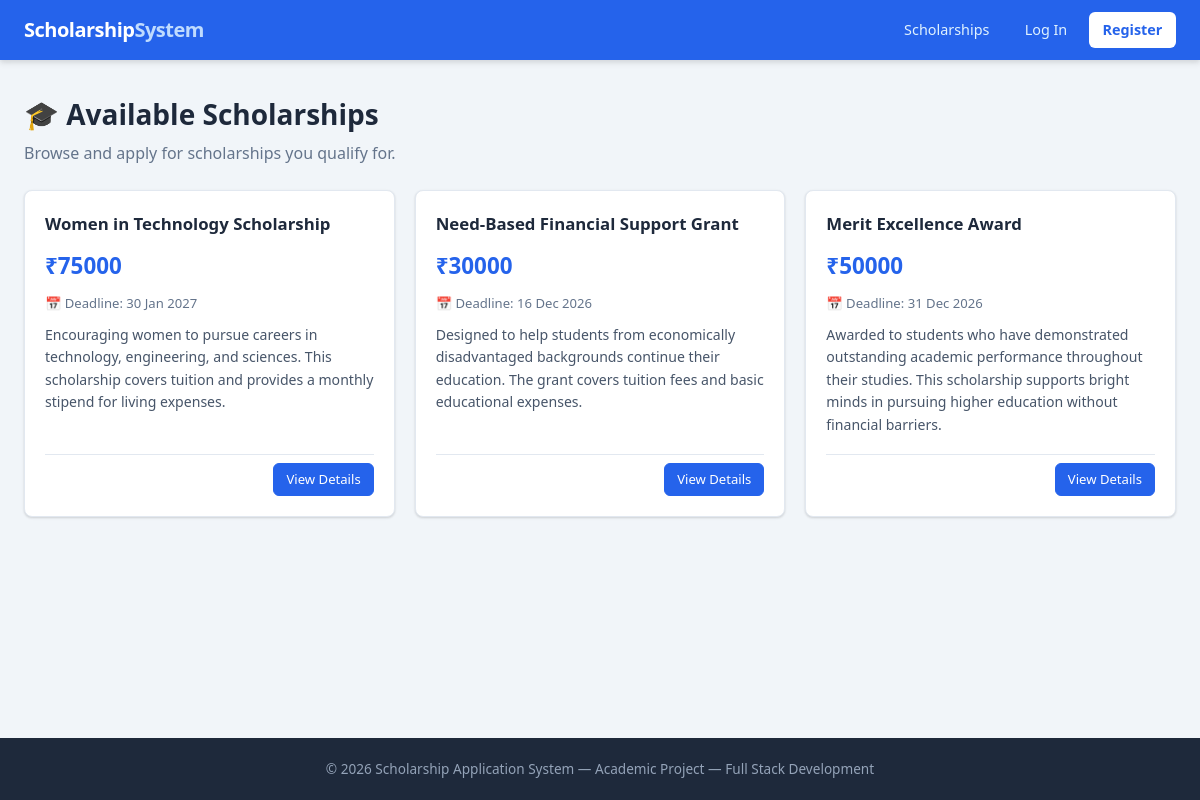
/scholarships/, run on the app's committed database.
### scholarships/models.py (models this page shows, shortened)
class Scholarship(models.Model):
    title       = models.CharField(max_length=200)
    description = models.TextField()
    eligibility = models.TextField(help_text='Describe who is eligible for this scholarship.')
    amount      = models.DecimalField(max_digits=10, decimal_places=2)
    deadline    = models.DateField()
    is_active   = models.BooleanField(default=True)
    created_by  = models.ForeignKey(User, on_delete=models.SET_NULL, null=True, related_name='scholarships_created')
    created_at  = models.DateTimeField(auto_now_add=True)
    updated_at  = models.DateTimeField(auto_now=True)
    class Meta:
        ordering = ['-created_at']
    def is_open(self):
        from django.utils import timezone
        return self.is_active and self.deadline >= timezone.now().date()

### scholarships/views.py (the view)
# urls.py: path('',          views.scholarship_list,   name='list'),
def scholarship_list(request):
    scholarships = Scholarship.objects.filter(is_active=True).order_by('-created_at')
    return render(request, 'scholarships/list.html', {'scholarships': scholarships})

### templates/scholarships/list.html (shortened to what this page needs)
{% extends "base.html" %}
{% block content %}
<div class="page-header">
  <h1>🎓 Available Scholarships</h1>
  <p>Browse and apply for scholarships you qualify for.</p>
</div>
{% if scholarships %}
<div class="scholarship-grid">
  {% for s in scholarships %}
  <div class="scholarship-card">
    <h3>{{ s.title }}</h3>
    <div class="amount">₹{{ s.amount|floatformat:0 }}</div>
    <div class="deadline">📅 Deadline: {{ s.deadline|date:"d M Y" }}
    </div>
    <p class="desc">{{ s.description|truncatewords:30 }}</p>
    <div class="card-footer">
      <a href="{% url 'scholarships:detail' pk=s.pk %}" class="btn btn-primary btn-sm">View Details</a>
    </div>
  </div>
  {% endfor %}
</div>
{% else %}
<div class="empty-state">
  <div class="empty-icon">🏷️</div>
  <h3>No scholarships available</h3>
  <p>Please check back later or contact the administrator.</p>
</div>
{% endif %}
{% endblock %}

### static/css/main.css (style rules this page uses)
*, *::before, *::after { box-sizing: border-box; margin: 0; padding: 0; }
:root { --primary: #2563eb; --primary-dark: #1d4ed8; --secondary: #64748b; --success: #16a34a; --warning: #d97706; --danger: #dc2626; --info: #0891b2; --light: #f8fafc; --dark: #1e293b; --border: #e2e8f0; --radius: 8px; --shadow: 0 1px 3px rgba(0,0,0,.1), 0 1px 2px rgba(0,0,0,.06); --shadow-md: 0 4px 6px rgba(0,0,0,.07), 0 2px 4px rgba(0,0,0,.06); --font: 'Segoe UI', system-ui, -apple-system, sans-serif; }
body { font-family: var(--font); background: #f1f5f9; color: var(--dark); line-height: 1.6; min-height: 100vh; display: flex; flex-direction: column; }
.page-header { margin-bottom: 1.5rem; }
.page-header h1 { font-size: 1.75rem; font-weight: 700; color: var(--dark); }
.page-header p { color: var(--secondary); margin-top: .25rem; }
.btn { display: inline-flex; align-items: center; gap: .4rem; padding: .5rem 1.1rem; border-radius: 6px; font-size: .9rem; font-weight: 500; border: 1px solid transparent; cursor: pointer; text-decoration: none; transition: all .15s; white-space: nowrap; }
.btn-primary { background: var(--primary); color: #fff; border-color: var(--primary); }
.btn-sm { padding: .3rem .75rem; font-size: .82rem; }
.scholarship-grid { display: grid; grid-template-columns: repeat(auto-fill, minmax(300px, 1fr)); gap: 1.25rem; }
.scholarship-card { background: #fff; border: 1px solid var(--border); border-radius: var(--radius); box-shadow: var(--shadow); padding: 1.25rem; display: flex; flex-direction: column; gap: .6rem; }
.scholarship-card h3 { font-size: 1.05rem; font-weight: 700; color: var(--dark); }
.scholarship-card .amount { font-size: 1.4rem; font-weight: 800; color: var(--primary); }
.scholarship-card .deadline { font-size: .82rem; color: var(--secondary); }
.scholarship-card .desc { font-size: .88rem; color: #475569; flex: 1; }
.scholarship-card .card-footer { display: flex; justify-content: flex-end; padding-top: .5rem; border-top: 1px solid var(--border); margin-top: .5rem; }

### data on the page
Scholarship: title "Women in Technology Scholarship", amount "75000", deadline "30 Jan 2027", description "Encouraging women to pursue careers in technology, engineering, and sciences. This scholarship covers tuition and provides a monthly stipend for living expenses."
Scholarship: title "Need-Based Financial Support Grant", amount "30000", deadline "16 Dec 2026", description "Designed to help students from economically disadvantaged backgrounds continue their education. The grant covers tuition fees and basic educational expenses."
Scholarship: title "Merit Excellence Award", amount "50000", deadline "31 Dec 2026", description "Awarded to students who have demonstrated outstanding academic performance throughout their studies. This scholarship supports bright minds in pursuing higher education without financial barriers."
